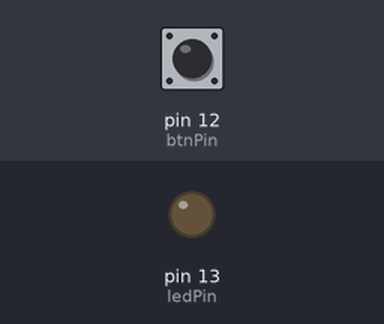
Simulated run of this sketch. Board: Arduino Uno, built with avr-gcc and run on an emulated ATmega328P. On the bench: output pins drawn as LEDs (lit = HIGH). Inputs (shaded band) come from the test bench; at power-on: pin 12 (btnPin) HIGH. What the sketch prints to the serial monitor is not drawn.

Above: at 1.2 s.
1.3 s: pin 12 (btnPin) pulled LOW for 0.15 s
At 1.7 s:
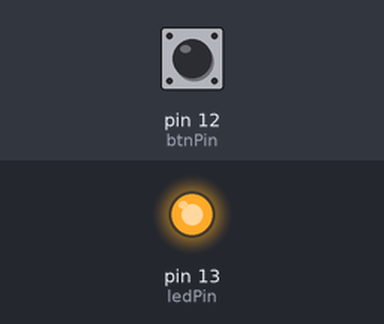
2.9 s: pin 12 (btnPin) pulled LOW for 1 s
At 4.1 s:
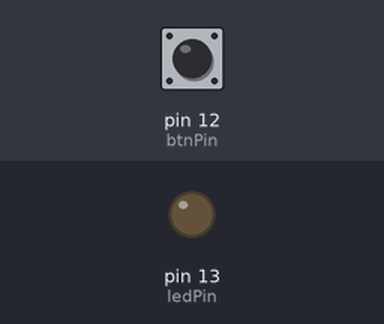
5.4 s: pin 12 (btnPin) pulled LOW for 3.2 s
At 6.1 s:
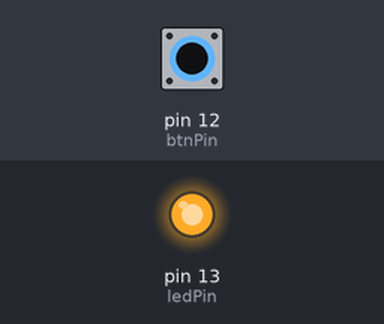
Timing chart, 0 to 8.4 s (numbered marks = the images above; inputs shaded):
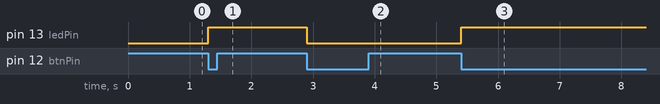

The sketch:

buttonWithDebounce.ino
```cpp
const int ledPin = 13;
const int btnPin = 12;

byte ledState = 0;
byte lastBtnState;

unsigned long lastDebounceTime = 0;
unsigned long debounceDelay = 50;

void setup() {
  Serial.begin(9600);
  pinMode(ledPin, OUTPUT);
  pinMode(btnPin, INPUT_PULLUP);
  Serial.println("Iniciando botao com debounce");
  digitalWrite(ledPin, LOW);
}

void loop() {
  if ((millis() - lastDebounceTime) >= debounceDelay) {
    byte btnState = digitalRead(btnPin);
    if (btnState != lastBtnState) {
      lastDebounceTime = millis();
      lastBtnState = btnState;
      if (!btnState) {
        ledState = !ledState;
        digitalWrite(ledPin, ledState);
      }
    }
  }
}
```

Measured:
- after the input at 1.3 s, pin 13 (ledPin): LOW → HIGH at once
- after the input at 2.9 s, pin 13 (ledPin): HIGH → LOW at once
- after the input at 5.4 s, pin 13 (ledPin): LOW → HIGH at once
